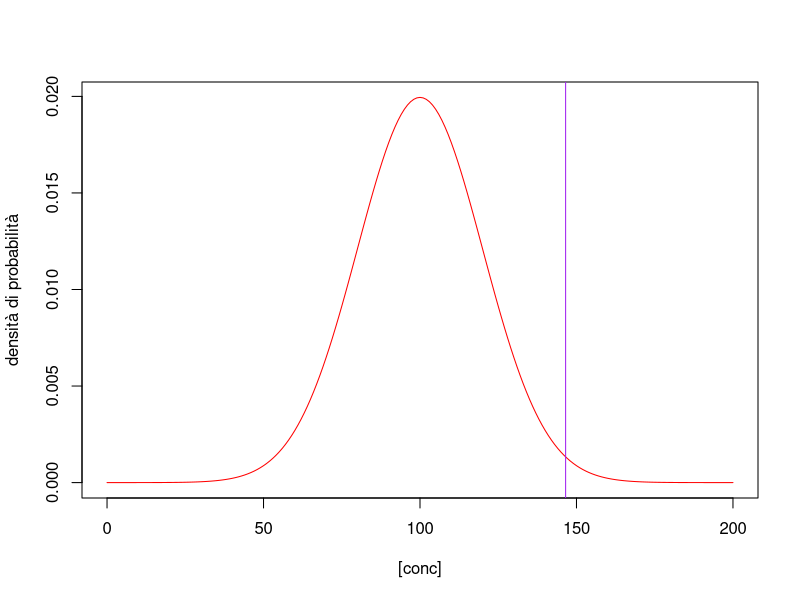
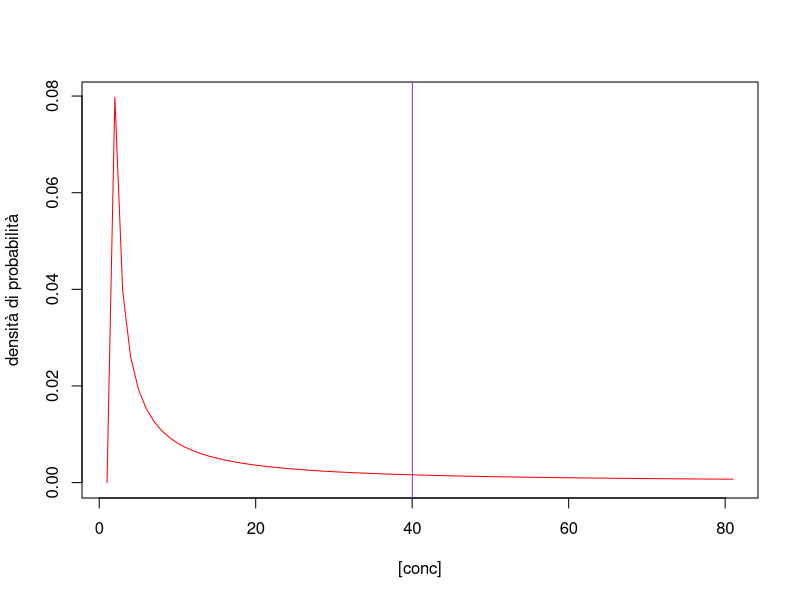
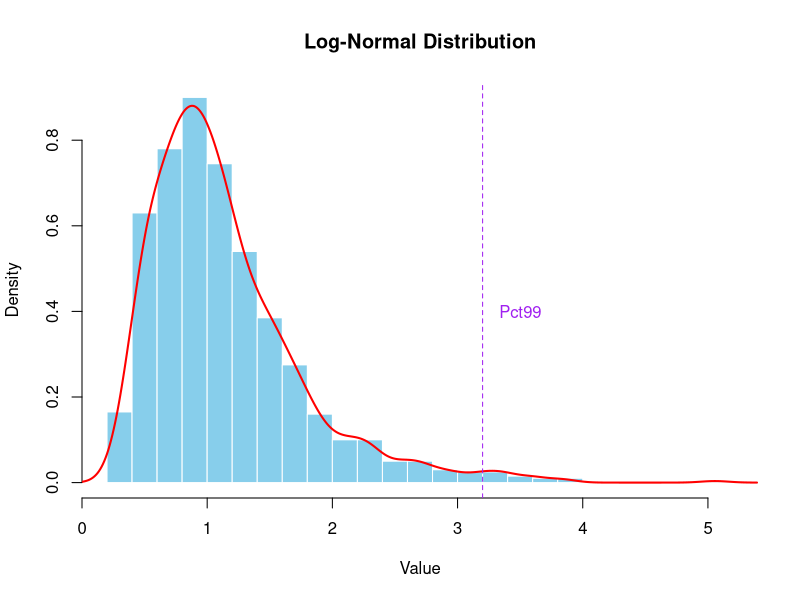
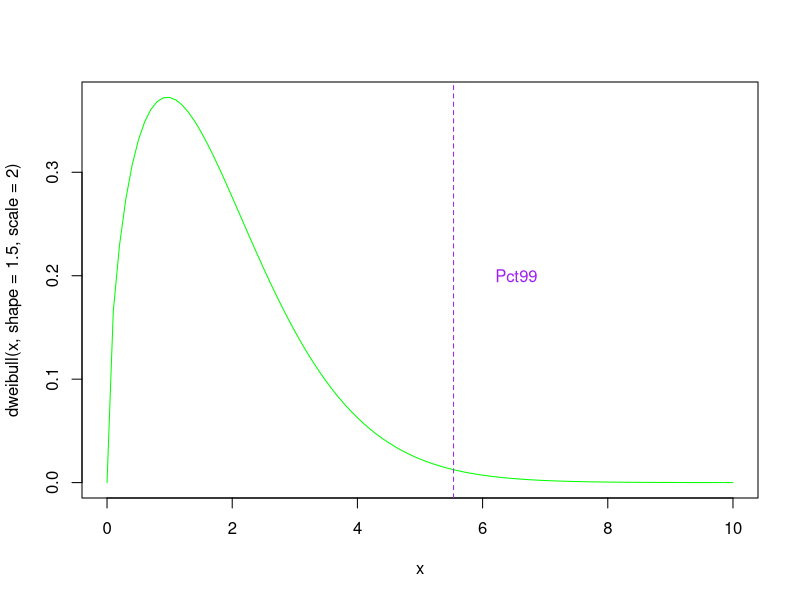
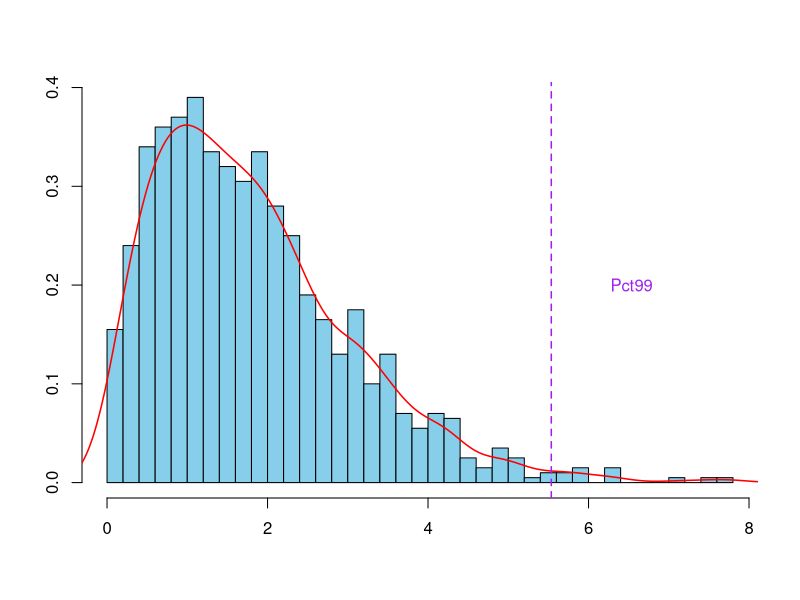
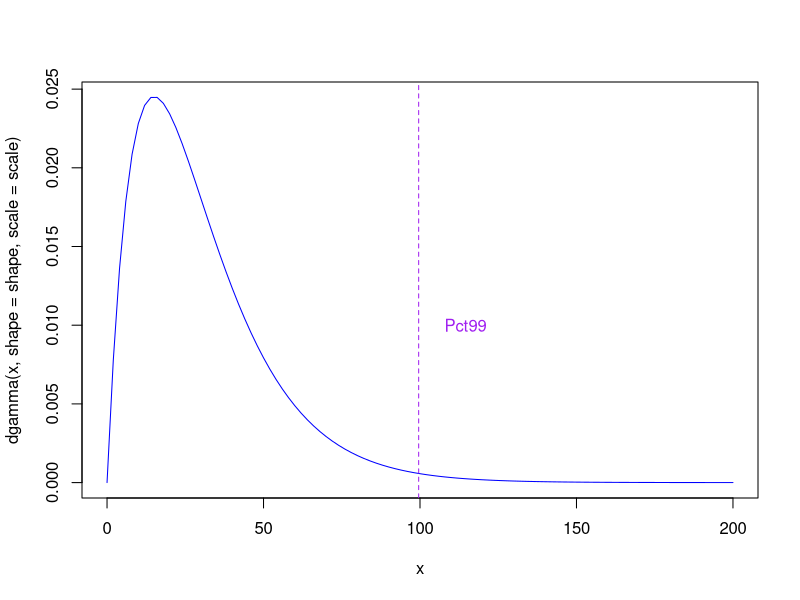

Reproduce these figures in R, in order.
x <- seq(0, 200, by = 1)

y <- dnorm(x, 100, 20)

plot(x, y, type = "l", 
     xlab="[conc]", 
     ylab = "densità di probabilità", 
     col="red")

# QUALE VALORE INCLUDE IL 99% DELLA DISTRIBUZIONE?

q99 <- qnorm(0.99, 100, 20)
abline(v = q99, col = "purple") 

#################################################

x <- seq(0, 80, by = 1)
plot(dlnorm(x, meanlog=0.2, sdlog=5), type = "l",
     xlab="[conc]", 
     ylab = "densità di probabilità", 
     col="red")

# QUALE VALORE INCLUDE IL 99% DELLA DISTRIBUZIONE?

ql99<-qlnorm(0.99, meanlog=0.2, sdlog=1.5)

ql99

abline(v = ql99, col = "purple") 

##################################################

set.seed(123)  # set seed for reproducibility
n <- 1000      # n. osservazioni
meanlog <- 0   # media oraria nota
sdlog <- 0.5   # devst ricavata da (CV * media oraria nota)

# generate log-normal data
log_normal_data <- rlnorm(n, meanlog = meanlog, sdlog = sdlog)

# histogram
hist(log_normal_data,
     breaks = 30,
     probability = TRUE,
     main = "Log-Normal Distribution",
     xlab = "Value",
     col = "skyblue",
     border = "white")

# density curve
lines(density(log_normal_data), col = "red", lwd = 2)
# pct99
ql99<-qlnorm(0.99, meanlog=meanlog, sdlog=sdlog)
# lines
abline(v = ql99, col = "purple", lty="dashed") 
# text
text(ql99+0.3, 0.4, "Pct99", col = "purple")

###############

curve(dweibull(x, shape = 1.5, scale = 2), 
      from=0, to=10, 
      col='green')

qw99 <- qweibull(0.99, shape=1.5, scale = 2) #<<

abline(v = qw99, col = "purple", lty="dashed") 
text(qw99+1, 0.2, "Pct99", col = "purple")


####

set.seed(123)  
n <- 1000      
shape <- 1.5 #<<
scale <- 2   #<<

# generate weibull data
weibull_data <- rweibull(n, shape = shape, scale = scale)

# histogram
hist(weibull_data,
     breaks = 50,
     probability = TRUE,
     main = NULL,
     xlab = NULL, ylab = NULL,
     col = "skyblue")

# density curve
lines(density(weibull_data), col = "red", lwd =1.5)
# pct99
qw99 <- qweibull(0.99,      #<<
                 shape=1.5, #<< 
                 scale = 2) #<<
# lines
abline(v = qw99, col = "purple", lty="dashed", lwd =1.5) 
# text
text(qw99+1, 0.2, "Pct99", col = "purple")







####

shape <- 2   #<<
scale <- 15  #<<
q <- 0.99     #<<
from <- 0
to <- 200

curve(dgamma(x, shape = shape, scale = scale),
      from = from, to = to, 
      col='blue')

qg99 <- qgamma(q, shape = shape, scale = scale) #<<

abline(v = qg99, col = "purple", lty="dashed") 
text(qg99+15, 0.01, "Pct99", col = "purple")
